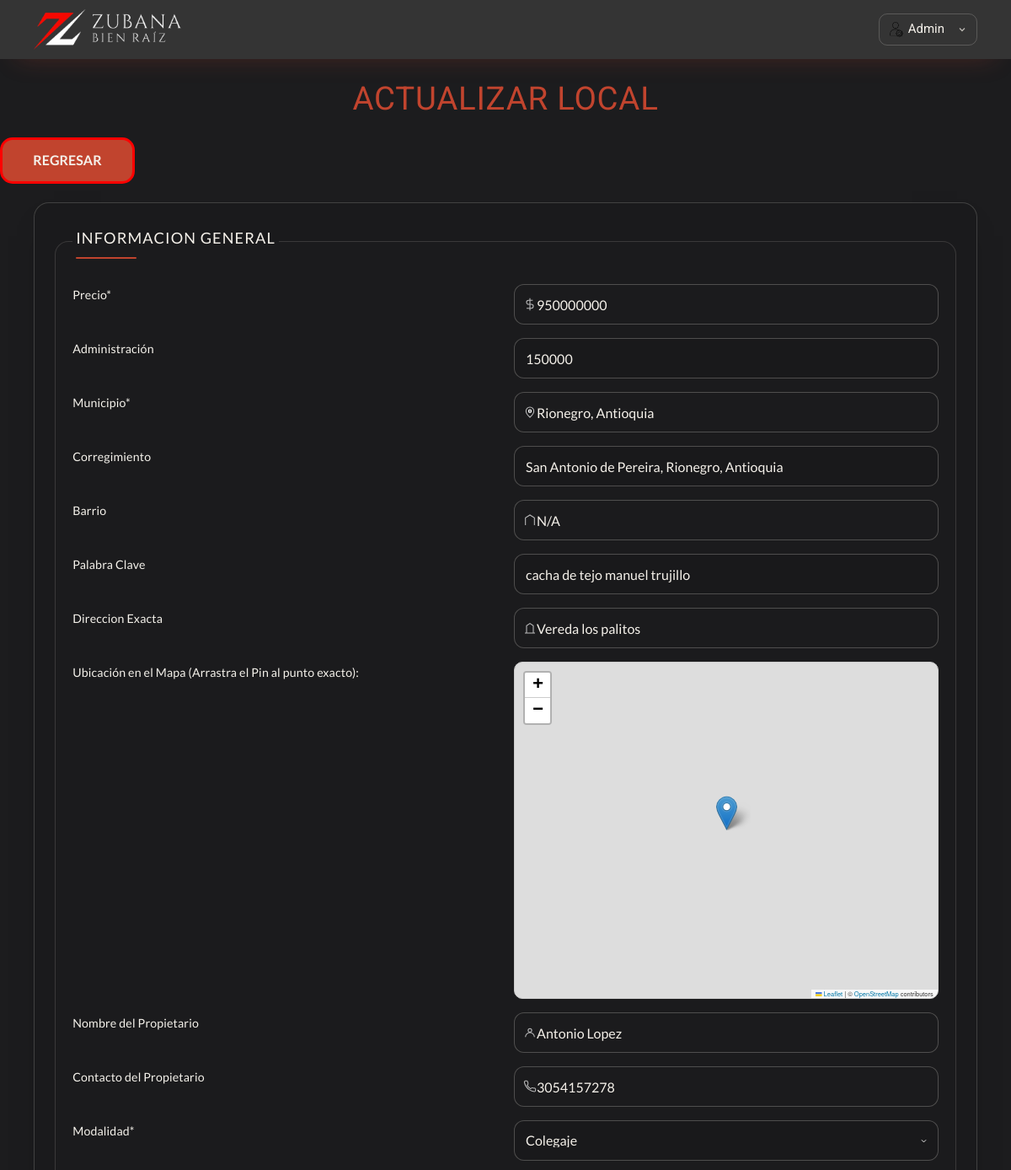
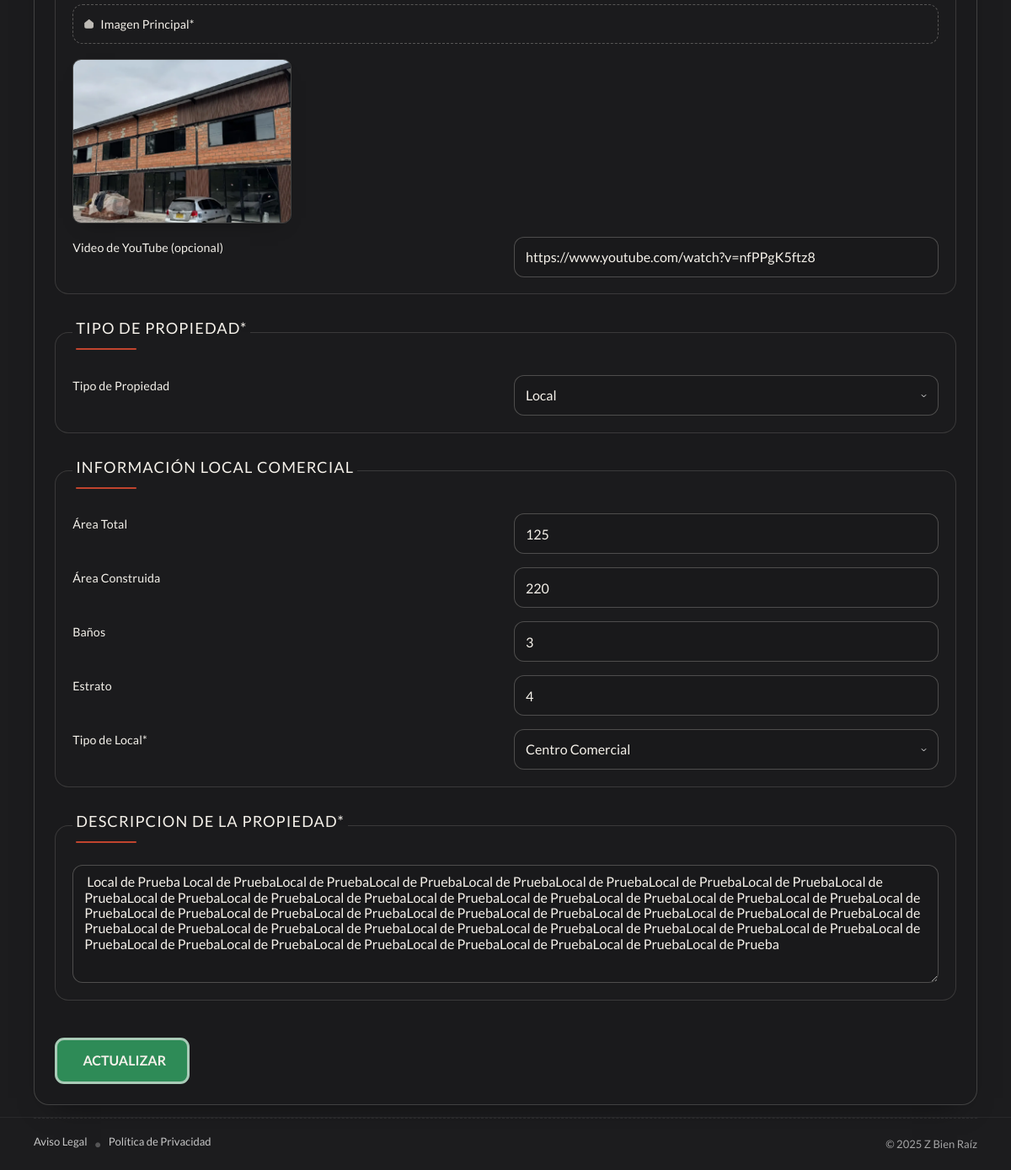
The page /propiedades/actualizar-local?id=11&tipo=Local (signed in) on the database its author committed (2 pictures, top to bottom).
### tables this page shows
CREATE TABLE `local` (
  `id` int NOT NULL AUTO_INCREMENT,
  `tenant_id` int NOT NULL,
  `nombre` varchar(100) DEFAULT NULL,
  `precio` bigint DEFAULT NULL,
  `ubicacion` varchar(120) DEFAULT NULL,
  `direccion` varchar(75) DEFAULT NULL,
  `imagen` varchar(200) DEFAULT NULL,
  `propietario` varchar(100) DEFAULT NULL,
  `contacto` varchar(15) DEFAULT NULL,
  `modalidad` varchar(25) DEFAULT NULL,
  `codigo` varchar(10) DEFAULT NULL,
  `area_total` bigint DEFAULT NULL,
  `area_construida` bigint DEFAULT NULL,
  `banos` int DEFAULT NULL,
  `estrato` int DEFAULT NULL,
  `tipo` varchar(65) DEFAULT NULL,
  `tipo_local` varchar(65) DEFAULT NULL,
  `actualizacion` varchar(65) DEFAULT NULL,
  `descripcion` text,
  `barrio` varchar(255) DEFAULT NULL,
  `administracion` bigint DEFAULT NULL,
  `corregimiento` varchar(125) DEFAULT NULL,
  `palabra_clave` varchar(125) DEFAULT NULL,
  `latitud` decimal(10,8) DEFAULT NULL,
  `longitud` decimal(10,8) DEFAULT NULL,
  `video_url` varchar(500) NOT NULL DEFAULT 'N/A',
  `created_at` timestamp NOT NULL DEFAULT CURRENT_TIMESTAMP,
  PRIMARY KEY (`id`),
  KEY `idx_tenant` (`tenant_id`)
);

### controllers/LocalController.php (called while the page is built, shortened)
<?php
class LocalController {
    public static function actualizarLocal(Router $router): void {
        $id        = validarORedireccion('/');
        $propiedad = Local::find($id);
        $errores   = Local::getErrores();
        $router->render('crear/actualizar-local', ['propiedad' => $propiedad, 'errores' => $errores]);
    }
}

### public/index.php (called while the page is built, shortened)
<?php
$router = new Router();
$router->get('/', [PaginaController::class, 'index']);
$router->get('/propiedad', [PaginaController::class, 'propiedad']);
$router->get('/tipo-propiedad', [PropiedadController::class, 'tipoPropiedad']);
$router->get('/propiedades/crear-casa', [PropiedadController::class, 'crearCasa']);
$router->post('/propiedades/crear-casa', [PropiedadController::class, 'crearCasa']);
$router->get('/propiedades/actualizar-casa', [PropiedadController::class, 'actualizarCasa']);
$router->post('/propiedades/actualizar-casa', [PropiedadController::class, 'actualizarCasa']);
$router->get('/propiedades/crear-finca', [FincaController::class, 'crearFinca']);
$router->post('/propiedades/crear-finca', [FincaController::class, 'crearFinca']);
$router->get('/propiedades/actualizar-finca', [FincaController::class, 'actualizarFinca']);
$router->post('/propiedades/actualizar-finca', [FincaController::class, 'actualizarFinca']);
$router->get('/propiedades/crear-apartamento', [ApartamentoController::class, 'crearApartamento']);
$router->post('/propiedades/crear-apartamento', [ApartamentoController::class, 'crearApartamento']);
$router->get('/propiedades/actualizar-apartamento', [ApartamentoController::class, 'actualizarApartamento']);
$router->post('/propiedades/actualizar-apartamento', [ApartamentoController::class, 'actualizarApartamento']);
$router->get('/propiedades/crear-lote', [LotesController::class, 'crearLotes']);
$router->post('/propiedades/crear-lote', [LotesController::class, 'crearLotes']);
$router->get('/propiedades/actualizar-lote', [LotesController::class, 'actualizarLotes']);
$router->post('/propiedades/actualizar-lote', [LotesController::class, 'actualizarLotes']);
$router->get('/propiedades/crear-local', [LocalController::class, 'crearLocal']);
$router->post('/propiedades/crear-local', [LocalController::class, 'crearLocal']);
$router->get('/propiedades/actualizar-local', [LocalController::class, 'actualizarLocal']);
$router->post('/propiedades/actualizar-local', [LocalController::class, 'actualizarLocal']);
$router->get('/aviso-legal', [AvisoPoliticasController::class, 'avisoLegal'] );
$router->get('/politica-de-privacidad', [AvisoPoliticasController::class, 'politicasPrivacidad' ]);
$router->post('/propiedades/eliminar', [PropiedadController::class, 'eliminar']);
$router->get('/webhook/whatsapp',  [WhatsAppController::class, 'verificar']);
$router->post('/webhook/whatsapp', [WhatsAppController::class, 'recibir']);
$router->get('/crm/whatsapp',      [WhatsAppController::class, 'configuracion']);
$router->get('/crm',             [CrmController::class, 'index']);
$router->get('/crm/crear',       [CrmController::class, 'crear']);
$router->post('/crm/crear',      [CrmController::class, 'crear']);
$router->get('/crm/cliente',     [CrmController::class, 'detalle']);
$router->get('/crm/editar',      [CrmController::class, 'editar']);
$router->post('/crm/editar',     [CrmController::class, 'editar']);
$router->post('/crm/actividad',  [CrmController::class, 'actividad']);
$router->post('/crm/estado',     [CrmController::class, 'estado']);
$router->post('/crm/eliminar',   [CrmController::class, 'eliminar']);
$router->get('/configuraciones', [ConfiguracionesController::class, 'index']);
$router->post('/configuraciones/guardar', [ConfiguracionesController::class, 'guardar']);
$router->post('/configuraciones/reset', [ConfiguracionesController::class, 'resetear']);
$router->get('/login', [LoginController::class, 'login']);
$router->post('/login', [LoginController::class, 'login']);
$router->get('/logout', [LoginController::class, 'logout']);
$router->get('/registro',  [RegistroController::class, 'registro']);
$router->post('/registro', [RegistroController::class, 'registro']);
$router->get('/superadmin',         [SuperadminController::class, 'index']);
$router->get('/superadmin/login',   [SuperadminController::class, 'login']);
$router->post('/superadmin/login',  [SuperadminController::class, 'login']);
$router->get('/superadmin/logout',  [SuperadminController::class, 'logout']);
$router->get('/superadmin/api/metricas', [SuperadminController::class, 'metricas']);
$router->get('/superadmin/inmobiliarias',         [SuperadminController::class, 'inmobiliarias']);
$router->get('/superadmin/inmobiliarias/crear',   [SuperadminController::class, 'inmobiliariaCrear']);
$router->post('/superadmin/inmobiliarias/crear',  [SuperadminController::class, 'inmobiliariaCrear']);
$router->post('/superadmin/inmobiliarias/estado', [SuperadminController::class, 'inmobiliariaEstado']);
$router->get('/superadmin/mapa',     [SuperadminController::class, 'mapa']);
$router->get('/superadmin/api/mapa', [SuperadminController::class, 'apiMapa']);
$router->get('/api/buscar', [ApiBusquedaController::class, 'buscar']);
$router->comprobarRutas();
?>

### includes/funciones.php (called while the page is built, shortened)
<?php
function urlImagen(string $archivo): string {
    return '/imagenes/' . \Model\ActiveRecord::getTenant() . '/' . $archivo;
}
function s(string $html): string {
    return htmlspecialchars($html);
}
function validarORedireccion(string $url): int {
    $id = filter_var($_GET['id'] ?? null, FILTER_VALIDATE_INT);
    return $id;
}

### models/ActiveRecord.php (called while the page is built, shortened)
<?php
class ActiveRecord {
    protected static $db;
    protected static $tabla = '';
    public static function setDB($database): void {
        self::$db = $database;
    }
    protected static $tenantId = null;
    public static function setTenant(?int $tenantId): void {
        self::$tenantId = $tenantId;
    }
    protected static function tid(): int {
        return self::$tenantId;
    }
    public static function getTenant(): int { return self::tid(); }
    public static function find(int $id): ?object {
        $t = self::tid();
        $query = "SELECT * FROM " . static::$tabla . " WHERE id = {$id} AND tenant_id = {$t} LIMIT 1";
        $resultados = self::consultarSQL($query);
        return array_shift($resultados);
    }
    public static function consultarSQL(string $query): array {
        $resultado = self::$db->query($query);
        $array = [];
        while ($registro = $resultado->fetch_assoc()) {
            $array[] = static::crearObjeto($registro);
        }
        return $array;
    }
    protected static function crearObjeto(array $registro): static {
        $objeto = new static;
        foreach ($registro as $key => $value) {
            if (property_exists($objeto, $key)) {
                $objeto->$key = $value;
            }
        }
        return $objeto;
    }
}

### views/crear/formulario.php (the view, shortened to what this page needs)
<fieldset>
    <legend>Informacion General</legend>
    <label for="precio">Precio*</label>
    <input type="text" placeholder="Precio de la propiedad" class="precio" id="precio" name="propiedad[precio]" value="<?php echo trim(s($propiedad?->precio ?? '')); ?>">
    <label for="precio">Administración</label>
    <input type="text" placeholder="Si la propiedad no tiene administración, ingresa 0." class="administracion" id="administracion" name="propiedad[administracion]" value="<?php echo trim(s($propiedad?->administracion ?? '')); ?>">
    <label for="ubicacion">Municipio*</label>
    <input type="text" placeholder="Ej: Rionegro, Antioquia" id="ubicacion" name="propiedad[ubicacion]" value="<?php echo trim(s($propiedad?->ubicacion ?? '')); ?>">
    <label for="barrio">Corregimiento</label>
    <input type="text" placeholder="San Antonio de Pereira, Campo no obligatorio" id="corregimiento" name="propiedad[corregimiento]" value="<?php echo trim(s($propiedad?->corregimiento ?? '')); ?>">
    <label for="barrio">Barrio</label>
    <input type="text" placeholder="Ej: El Caney" id="barrio" name="propiedad[barrio]" value="<?php echo trim(s($propiedad?->barrio ?? '')); ?>">
    <label for="barrio">Palabra Clave</label>
    <input type="text" placeholder="No ingresar mas de una palabra clave, Campo no obligatorio" id="palabra_clave" name="propiedad[palabra_clave]" value="<?php echo trim(s($propiedad?->palabra_clave ?? '')); ?>">
    <label for="direccion">Direccion Exacta</label>
    <input type="text" placeholder="Calle 40 #73-21" id="direccion" name="propiedad[direccion]" value="<?php echo trim(s($propiedad?->direccion ?? '')); ?>">
    <label>Ubicación en el Mapa (Arrastra el Pin al punto exacto):</label>
    <div id="mapa-formulario" style="height: 400px; width: 100%; border: 1px solid #ccc; border-radius: 10px;"></div>
    <label for="propietario">Nombre del Propietario</label>
    <input type="text" placeholder="Propietario" id="propietario" name="propiedad[propietario]" value="<?php echo trim(s($propiedad?->propietario ?? '')); ?>">
    <label for="contacto">Contacto del Propietario</label>
    <input type="tel" placeholder="Contacto" id="contacto" name="propiedad[contacto]" value="<?php echo trim(s($propiedad?->contacto ?? '')); ?>">
    <label for="modalidad">Modalidad*</label>
    <select id="modalidad" class="select-estilizado" name="propiedad[modalidad]" required>
    <option value="Colegaje" <?php echo ($propiedad?->modalidad ?? '') === 'Colegaje' ? 'selected' : ''; ?>>Colegaje</option>
    </select>
    <label for="imagen" class="custom-file-label">Imagen Principal*</label>
    <?php if(!empty($propiedad?->imagen)) { ?>
    <img src="<?php echo urlImagen($propiedad->imagen) ?>" alt="" class="imagen-peque">
    <?php } ?>
    <label for="video_url">Video de YouTube (opcional)</label>
    <input type="text" placeholder="Pega aquí el enlace del video de YouTube del inmueble." id="video_url" name="propiedad[video_url]" value="<?php echo trim(s($propiedad?->video_url ?? '')); ?>">
</fieldset>

### views/crear/actualizar-local.php (shortened to what this page needs)
<main class="contenedor crear">
    <h1>actualizar Local</h1>
    <a href="/tipo-propiedad" class="bt-regresar">Regresar</a>
    <form action="" class="formulario" method="POST" enctype="multipart/form-data">
        <?php include __DIR__ . '/formulario.php'; ?>
    <fieldset>
    <legend>Tipo de Propiedad*</legend>
        <label for="tipo-propiedad">Tipo de Propiedad</label>
        <select id="tipo-propiedad" class="select-estilizado" name="propiedad[tipo]">
            <option value="Local" <?php echo ($propiedad?->tipo === 'Local') ? 'selected' : ''; ?>>Local</option>
        </select>
    </fieldset>
    <fieldset>
        <legend>Información Local Comercial</legend>
        <label for="area_total">Área Total</label>
        <input type="text" placeholder="En m2 el valor" id="area_total" class="areas" name="propiedad[area_total]" value="<?php echo trim(s($propiedad?->area_total ?? '')); ?>">
        <label for="area_construida">Área Construida</label>
        <input type="text" placeholder="En m2 el valor" id="area_construida" class="areac" name="propiedad[area_construida]" value="<?php echo trim(s($propiedad?->area_construida ?? '')); ?>">
        <label for="wc">Baños</label>
        <input type="number" placeholder="Ej: 5 - Solo el Valor" id="wc" name="propiedad[banos]" value="<?php echo is_numeric($propiedad?->banos) ? $propiedad->banos : ''; ?>">
        <label for="estrato">Estrato</label>
        <input type="number" placeholder="Ej: 3 - Solo el Valor" id="estrato" name="propiedad[estrato]" value="<?php echo is_numeric($propiedad?->estrato) ? $propiedad->estrato : ''; ?>">
        <label for="tipo-local">Tipo de Local*</label>
        <select id="tipo-local" class="select-estilizado" name="propiedad[tipo_local]">
            <option value="centro comercial" <?php echo ($propiedad?->tipo_local === 'centro comercial') ? 'selected' : ''; ?>>Centro Comercial</option>
        </select>
    </fieldset>
    <fieldset>
        <legend>Descripcion de la Propiedad*</legend>
        <textarea name="propiedad[descripcion]" id="descripcion"> <?php echo s($propiedad->descripcion); ?> </textarea>
    </fieldset>
    <input type="submit" value="Actualizar" class="boton-verde">
    </form>
</main>

### rows shown on the page
local: precio "950000000", administracion "150000", ubicacion "Rionegro, Antioquia", corregimiento "San Antonio de Pereira, Rionegro, Antioquia", barrio "N/A", palabra_clave "cacha de tejo manuel trujillo", direccion "Vereda los palitos", propietario "Antonio Lopez", contacto "3054157278", modalidad "Colegaje", imagen (picture), video_url "https://www.youtube.com/watch?v=nfPPgK5ftz8", tipo "Local", area_total "125", area_construida "220", banos "3", estrato "4", tipo_local "Centro Comercial", descripcion "Local de Prueba Local de PruebaLocal de PruebaLocal de PruebaLocal de PruebaLocal de PruebaLocal de PruebaLocal de PruebaLocal de PruebaLocal de PruebaLocal de PruebaLocal de PruebaLocal de PruebaLocal de PruebaLocal de PruebaLocal de PruebaLocal de PruebaLocal de PruebaLocal de PruebaLocal de PruebaLocal de PruebaLocal de PruebaLocal de PruebaLocal de PruebaLocal de PruebaLocal de PruebaLocal de PruebaLocal de PruebaLocal de PruebaLocal de PruebaLocal de PruebaLocal de PruebaLocal de PruebaLocal de PruebaLocal de PruebaLocal de PruebaLocal de PruebaLocal de PruebaLocal de PruebaLocal de PruebaLocal de PruebaLocal de PruebaLocal de Prueba"
